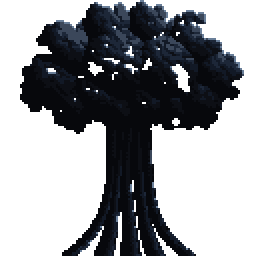
#> input picture grafika/otoczenie/drzewo.png, 128 x 128 px, found by its file name (shown 2 times larger)
$ python podglad_sceny.py
#> lines starting #> are read from the running program, lines starting #| are printed output that depends on the picture
from PIL import Image, ImageDraw
SP='grafika/podglady/'
def c(h): return tuple(int(h[i:i+2],16) for i in (1,3,5))+(255,)
NOC,ZIEMIA,TAFLA,BRZEG,MGLA,POSW,KS=map(c,["#07080c","#0d0f15","#121926","#1d2738","#3b475a","#6a7f99","#d3dfea"])
B=[[0,8,2,10],[12,4,14,6],[3,11,1,9],[15,7,13,5]]
tree=Image.open('grafika/otoczenie/drzewo.png')
#> tree is the input picture: PIL image 128x128 RGBA; mean R, G, B, A 6.9, 8.5, 11.8, 110.8
W,H=320,180
s=Image.new('RGBA',(W,H)); p=s.load()
#> after `s = Image.new('RGBA', (W, H))`: s: PIL image 320x180 RGBA; every value is 0
# niebo: ditherowane przejście NOC -> TAFLA -> BRZEG
for y in range(H):
    for x in range(W):
        # poświata nieba wokół księżyca, ciemniej przy krawędziach
        dist=((x-254)**2+((y-26)*1.6)**2)**0.5
        lv=[NOC,TAFLA,BRZEG]
        v=2.6-dist/70+(B[y%4][x%4]/16-0.5)*0.9
        p[x,y]=lv[max(0,min(2,int(v)))]
d=ImageDraw.Draw(s)
d.ellipse((246,18,262,34),fill=KS)
GROUND=134
s.alpha_composite(tree,(96,GROUND-128+2))
d.rectangle((0,GROUND,W,H),fill=ZIEMIA)
# kałuża: odbicie odwrócone, o jeden poziom ciemniejsze, z falami
cx,cy,rx,ry=160,158,118,16
ref=s.crop((0,GROUND-ry*2-40,W,GROUND)).transpose(Image.FLIP_TOP_BOTTOM)
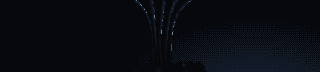
#> ref: PIL image 320x72 RGBA; mean R, G, B, A 9.2, 11.4, 17.1, 255
rp=ref.load()
order=[NOC,ZIEMIA,TAFLA,BRZEG,MGLA,POSW,KS]
for y in range(H):
    for x in range(W):
        if ((x-cx)/rx)**2+((y-cy)/ry)**2<=1:
            sy=int((y-(cy-ry))*1.6)  # woda spłaszcza odbicie
            sx=x+(1 if (y//3)%2 else 0)  # drobne falowanie
            if 0<=sy<ref.height and 0<=sx<W:
                col=rp[sx,sy]
                i=order.index(col) if col in order else 2
                col=order[max(0,i-1)]
            else: col=TAFLA
            if y%7==0 and (x//5+y)%4==0 and col!=NOC: col=MGLA  # zmarszczki
            p[x,y]=col
s.save(SP+'scena_1x.png')
s.resize((W*3,H*3),Image.NEAREST).save(SP+'drzewo_w_scenie.png')
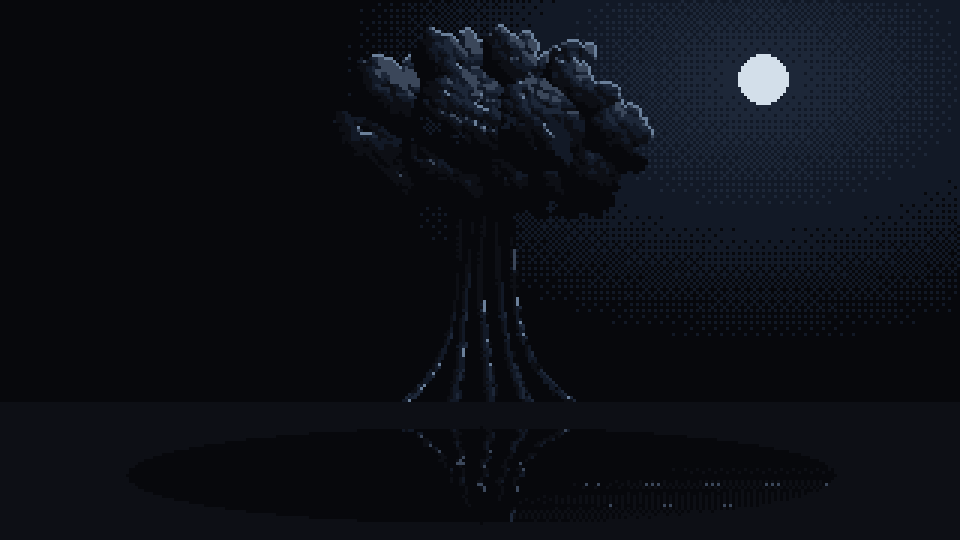
#> saved as drzewo_w_scenie.png: PIL image 960x540 RGBA; mean R, G, B, A 12.7, 15.6, 22.4, 255

# porównanie: szkic | nowe drzewo
sk=Image.open('grafika/szkice/drzewo_szkic.png').convert('RGBA')
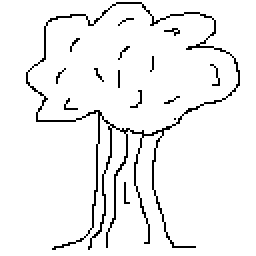
#> input picture grafika/szkice/drzewo_szkic.png, 128 x 128 px, found by its file name (shown 2 times larger)
#> sk is the input picture: PIL image 128x128 RGBA; mean R, G, B, A 1.7, 1.7, 1.7, 15
skb=Image.new('RGBA',sk.size,(255,255,255,255)); skb.alpha_composite(sk)
#> after `skb = Image.new('RGBA', sk.size, (255, 255, 255, 255))`: skb: PIL image 128x128 RGBA; every value is 255
tb=Image.new('RGBA',tree.size,BRZEG); tb.alpha_composite(tree)
#> after `tb = Image.new('RGBA', tree.size, BRZEG)`:
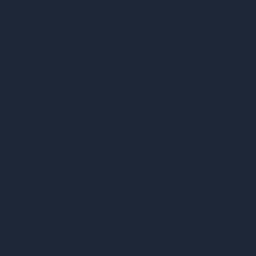
#> tb: PIL image 128x128 RGBA (shown 2 times larger); mean R, G, B, A 29, 39, 56, 255
#> after `tb.alpha_composite(tree)`:
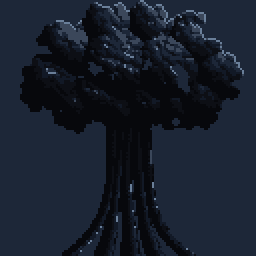
#> tb: PIL image 128x128 RGBA (shown 2 times larger); mean R, G, B, A 23.3, 30.5, 43.5, 255
out=Image.new('RGBA',(128*4*2+24,128*4),NOC)
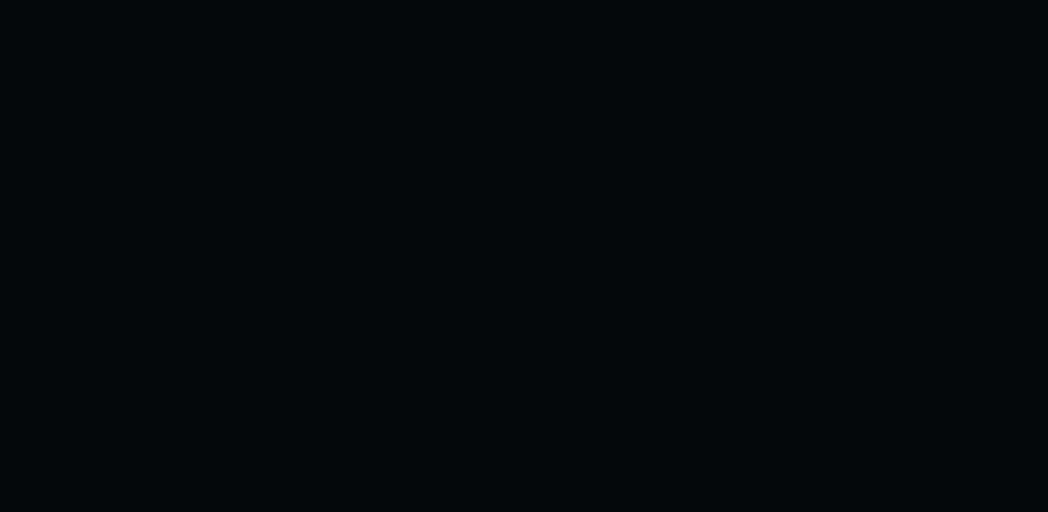
#> out: PIL image 1048x512 RGBA; mean R, G, B, A 7, 8, 12, 255
out.paste(skb.resize((512,512),Image.NEAREST),(0,0)); out.paste(tb.resize((512,512),Image.NEAREST),(536,0))
#> after `out.paste(tb.resize((512, 512), Image.NEAREST), (536, 0))`:
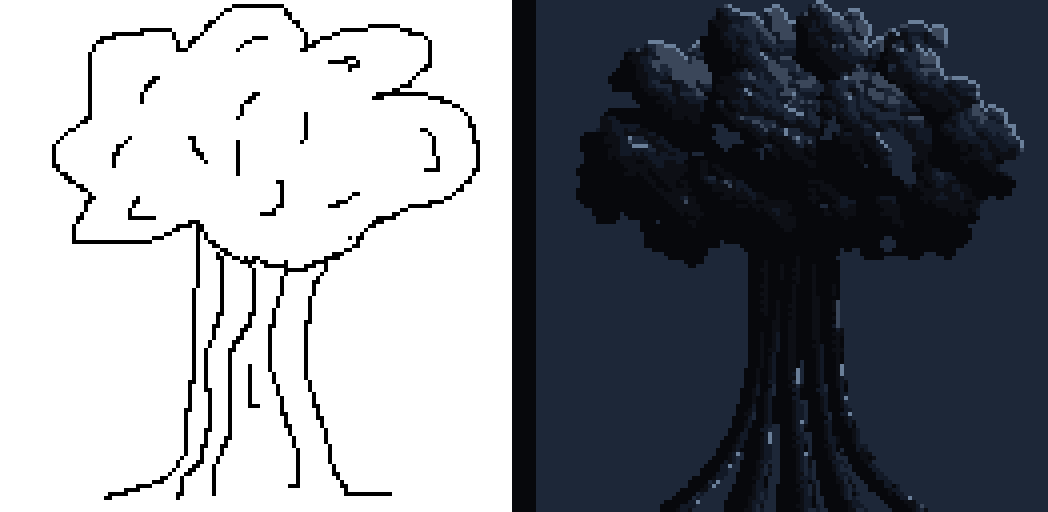
#> out: PIL image 1048x512 RGBA; mean R, G, B, A 129.6, 133.2, 139.6, 255
out.save(SP+'drzewo_porownanie.png')
